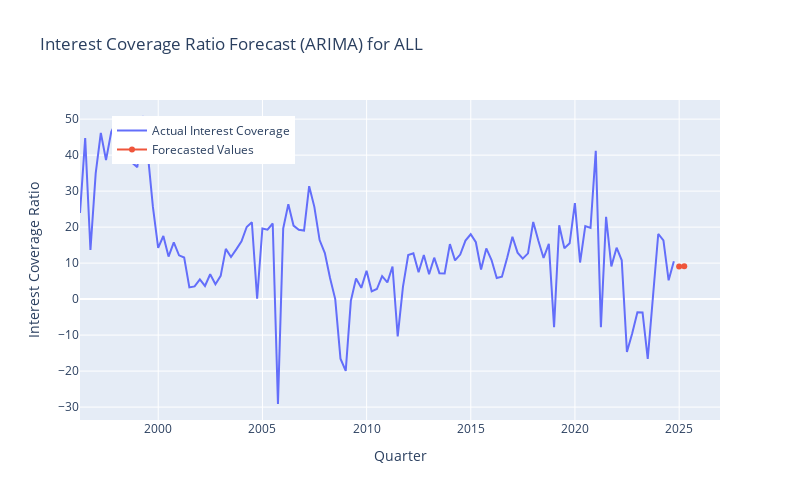

Notebook code for this chart:
### Code cell
import plotly.graph_objects as go
import pandas as pd
from statsmodels.tsa.arima.model import ARIMA

# Assuming ticker_data is your time series (Pandas Series or DataFrame with a datetime index)

# Step 6: Fit the ARIMA model with a determined order (p=1, d=1, q=1 in this example)
model = ARIMA(ticker_data, order=(1, 1, 1))  # Adjust p, d, q as needed
fitted_model = model.fit()

# Step 7: Forecast for 2 periods ahead (for Q4 2024 and Q1 2025)
forecast = fitted_model.forecast(steps=2)

# Create a date range for the forecasted periods (2 quarters ahead)
forecast_dates = pd.date_range(ticker_data.index[-1], periods=3, freq='Q')[1:]

# Step 8: Plot using Plotly
fig = go.Figure()

# Plot actual data
fig.add_trace(go.Scatter(x=ticker_data.index, y=ticker_data, mode='lines', name='Actual Interest Coverage'))

# Plot forecasted values
fig.add_trace(go.Scatter(x=forecast_dates, y=forecast, mode='lines+markers', name='Forecasted Values'))

# Add labels and title
fig.update_layout(
    title='Interest Coverage Ratio Forecast (ARIMA) for ALL',
    xaxis_title='Quarter',
    yaxis_title='Interest Coverage Ratio',
    legend=dict(x=0.05, y=0.95, traceorder='normal'),
    autosize=False,
    width=800,
    height=500
)

# Show the plot
fig.show()
